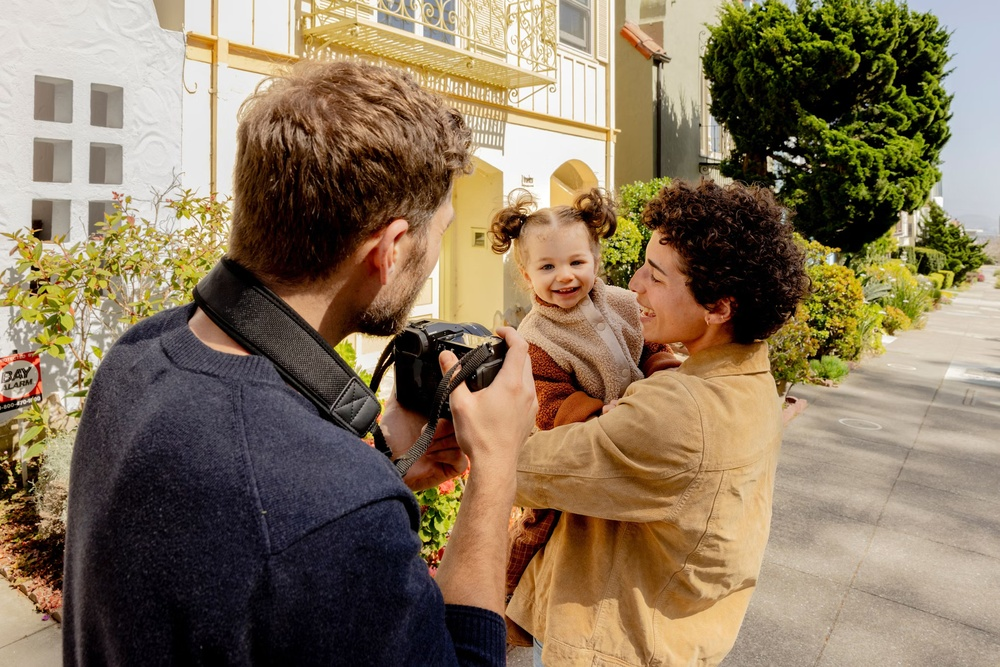
#> input picture M2/Edge detection/sample.jpg, 1000 x 667 px, shrunk from 2070 x 1381 before the run
$ python edgedetection.py   (older library calls are emulated)
#> lines starting #> are read from the running program, lines starting #| are printed output that depends on the picture
import cv2
import numpy as np
import matplotlib.pyplot as plt

# Load image in grayscale
image = cv2.imread('sample.jpg', cv2.IMREAD_GRAYSCALE)
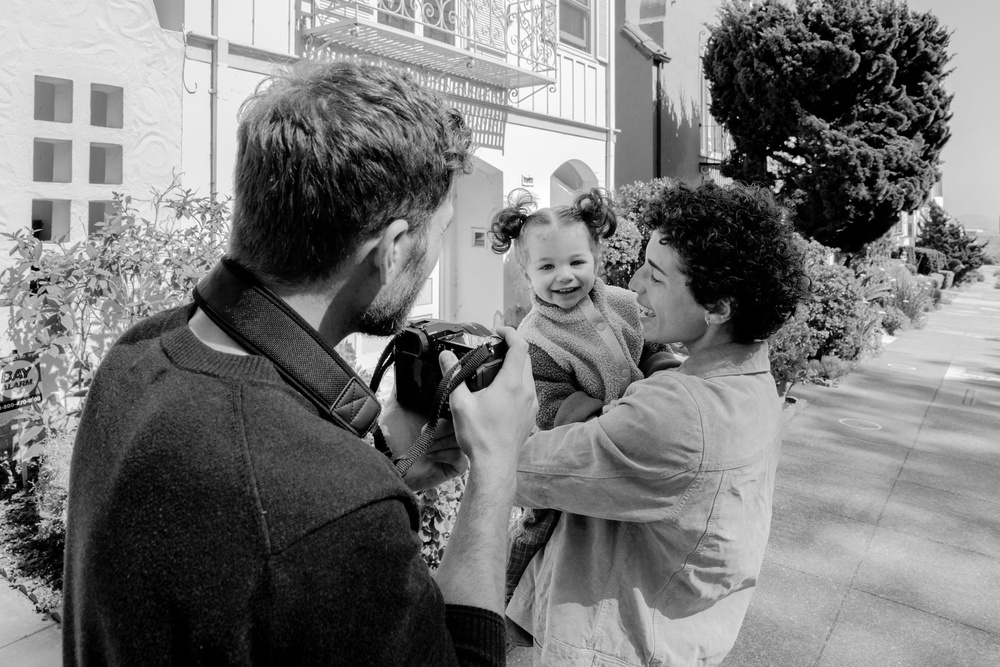
#> image: shape (667, 1000); min 0, max 255, mean 120.1

# Apply Gaussian Blur
gaussian_blur = cv2.GaussianBlur(image, (5, 5), 0)

# Apply Median Blur
median_blur = cv2.medianBlur(image, 5)

# Sobel Edge Detection
sobel_x = cv2.Sobel(image, cv2.CV_64F, 1, 0, ksize=3)
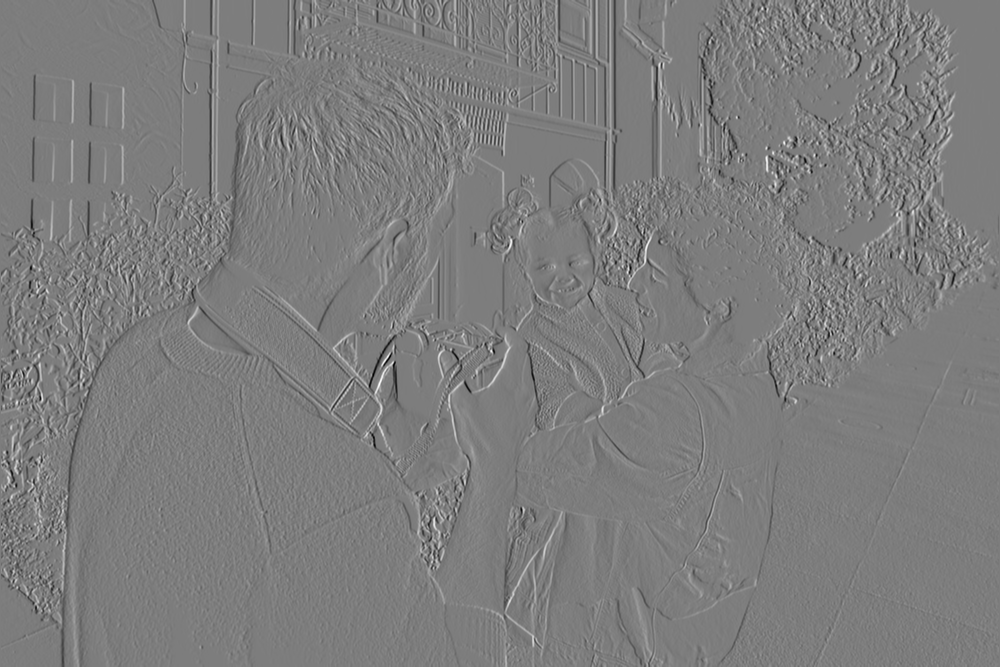
#> sobel_x: shape (667, 1000) float64; min -802, max 829, mean 0; drawn with min black and max white
sobel_y = cv2.Sobel(image, cv2.CV_64F, 0, 1, ksize=3)
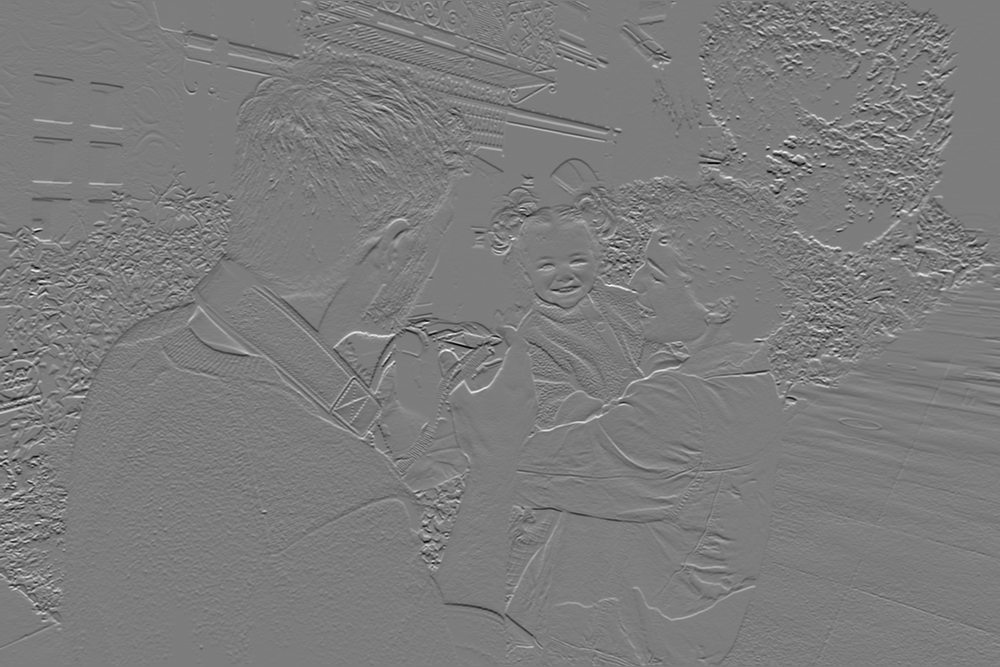
#> sobel_y: shape (667, 1000) float64; min -801, max 835, mean -1.2; drawn with min black and max white
sobel_combined = cv2.magnitude(sobel_x, sobel_y)
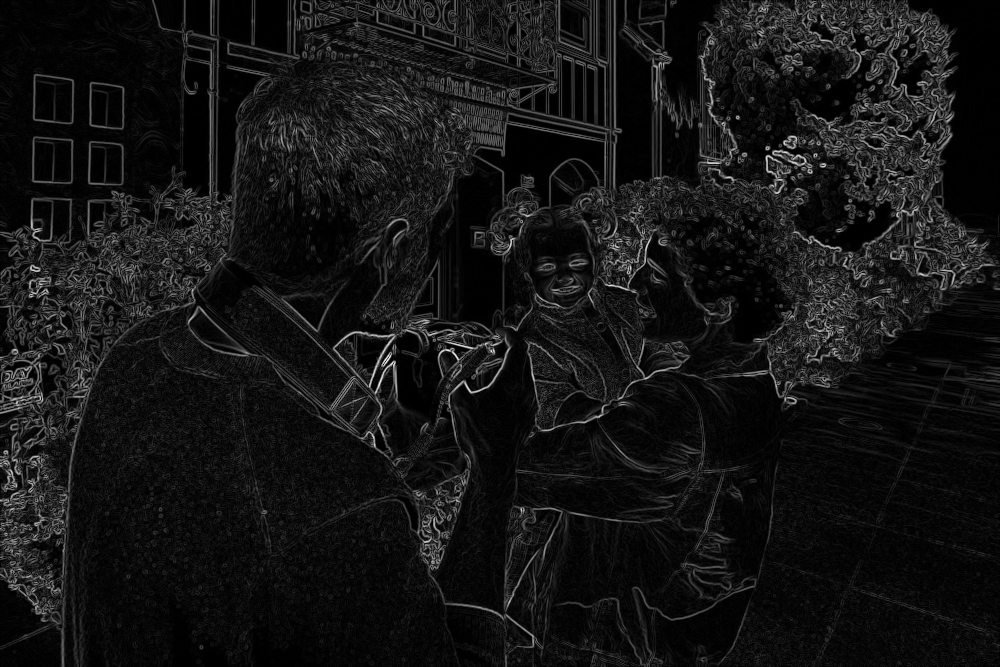
#> sobel_combined: shape (667, 1000) float64; min 0, max 937, mean 77.2; drawn with min black and max white

# Laplacian Edge Detection
laplacian = cv2.Laplacian(image, cv2.CV_64F)
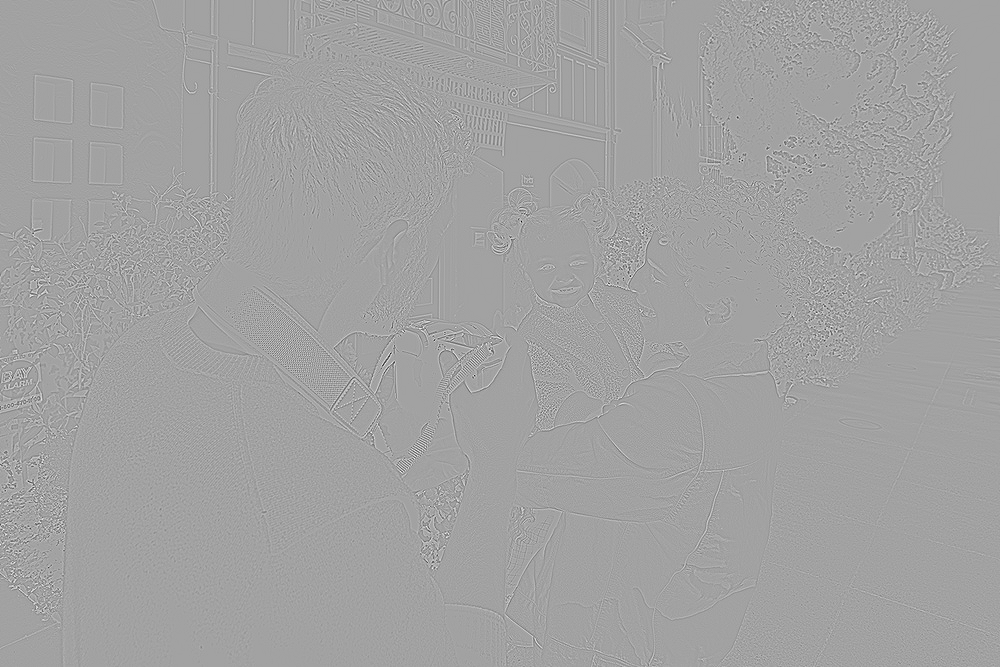
#> laplacian: shape (667, 1000) float64; min -569, max 326, mean 0; drawn with min black and max white

# Canny Edge Detection
canny = cv2.Canny(image, 100, 200)
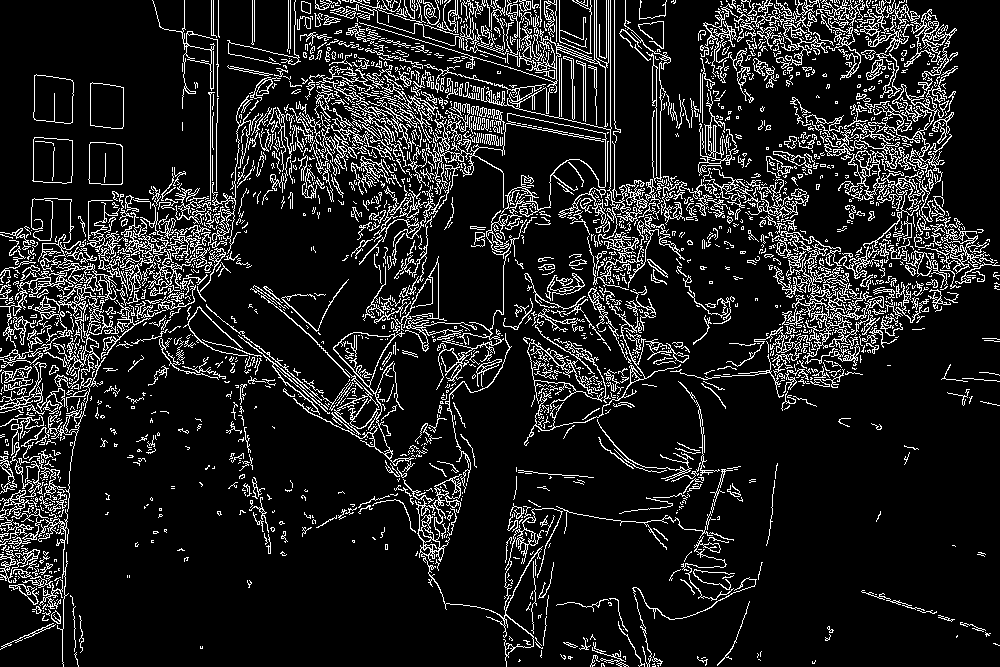
#> canny: shape (667, 1000); 12.5% white in thin lines or dots

# Plot results
titles = ['Original', 'Gaussian Blur', 'Median Blur',
          'Sobel Combined', 'Laplacian', 'Canny']
images = [image, gaussian_blur, median_blur,
          sobel_combined, laplacian, canny]

plt.figure(figsize=(12, 8))
for i in range(6):
    plt.subplot(2, 3, i + 1)
    plt.imshow(images[i], cmap='gray')
    plt.title(titles[i])
    plt.axis('off')
plt.tight_layout()
plt.show()
